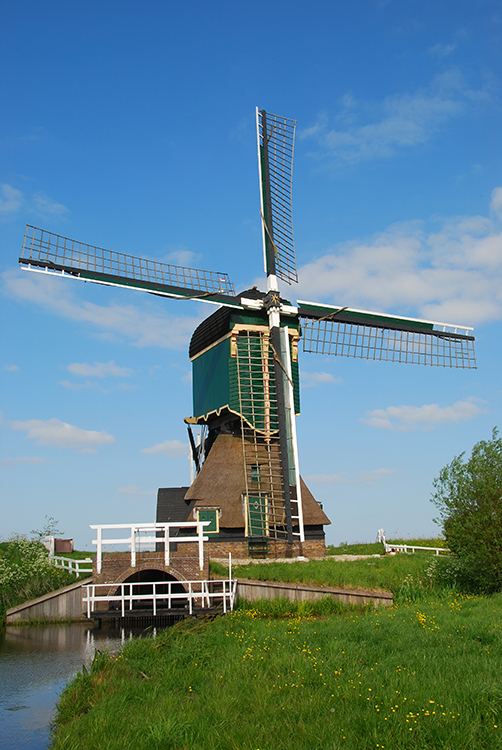
#> input picture doc/demo.jpg, 502 x 750 px
$ python main.py
#> lines starting #> are read from the running program, lines starting #| are printed output that depends on the picture
import os
import cv2 as cv
import matplotlib.pyplot as plt
import argparse

parser = argparse.ArgumentParser("Set Image Histogram parameters", add_help=False)
parser.add_argument("--file_name", type=str, default='./doc/demo.jpg')
parser.add_argument("--dpi", type=int, default=600)
parser.add_argument("--save_img", action="store_true")
parser.add_argument("--compare", action="store_true")

args = parser.parse_args()

def plotHist(hist: list):
    f, (ax1, ax2, ax3) = plt.subplots(3, sharex=True, sharey=True)
    ax1.plot(hist[0], 'r')
    ax2.plot(hist[1], 'g')
    ax3.plot(hist[2], 'b')
    plt.xlabel('Pixel intensity')
    plt.ylabel('Number of pixels', horizontalalignment='left', position=(1,1))

def plotComparison(img, hist: list):
    ax = plt.subplot(121)
    ax.imshow(cv.cvtColor(img, cv.COLOR_BGR2RGB))
    ax1 = plt.subplot(322)
    ax1.plot(hist[0], 'r')
    ax2 = plt.subplot(324)
    ax2.plot(hist[1], 'g')
    ax3 = plt.subplot(326)
    ax3.plot(hist[2], 'b')
    plt.xlabel('Pixel intensity')
    plt.ylabel('Number of pixels', horizontalalignment='left', position=(1,1))

def ImageHist(args):
    assert os.path.exists(args.file_name)
    img = cv.imread(args.file_name)
#> img is the input picture: shape (750, 502, 3); mean B, G, R 141.7, 129.3, 93.8
    assert img.shape[2] == 3

    hist = []
    for i in range(3):
        hist.append( cv.calcHist(images=[img], channels=[i], mask=None, histSize=[256], ranges=[0,256]) )
#> after the loop, hist = 3 items

    plotHist(hist)
    if args.compare:
        plotComparison(img, hist)

    if args.save_img:
        base = os.path.basename(args.file_name)
        name, extension = base.split('.')
        hist_file = "hist_{}.{}".format(name, extension)
        plt.savefig(hist_file, dpi=args.dpi, format=extension, bbox_inches='tight')
        print('Histogram saved as ./{}'.format(hist_file))

    plt.show()
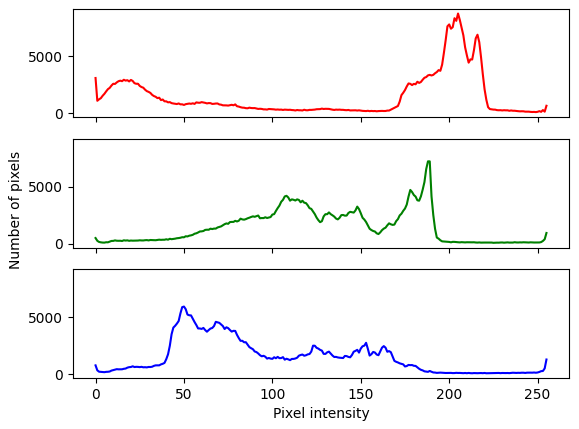
#> figure drawn by matplotlib, 3 panels; panel 3: curve peaks at x = 50, y = 5921


if __name__ == '__main__':
    ImageHist(args)
